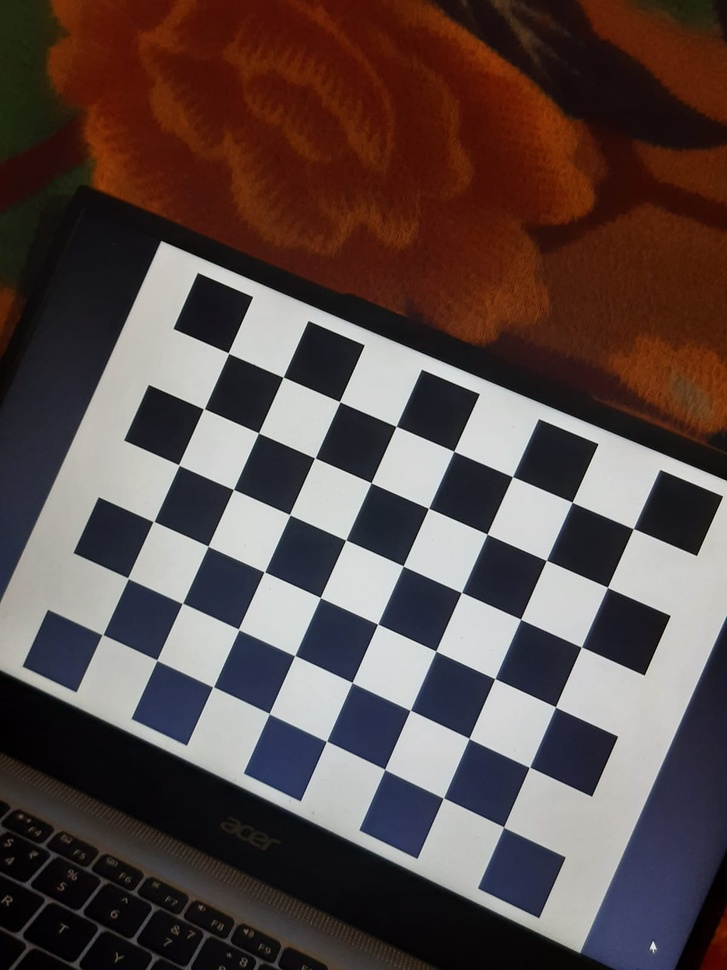
#> input picture Module-2/Task-10/calibration_images/Checker10.jpeg, 727 x 970 px, shrunk from 1200 x 1600 before the run; its folder holds only this picture in this run
$ jupyter execute Task10.ipynb
#> lines starting #> are read from the running program, lines starting #| are printed output that depends on the picture; long printed decimals are rounded
# Camera Calibration and Lens Undistortion

### Import Required Libraries

[cell 1]
import cv2
import numpy as np
import glob
import matplotlib.pyplot as plt

### Load Images

[cell 2]
images = glob.glob("Documents/AIML-Assessment/Module-2/Task-10/calibration_images/*.jpeg")

### Locate & Refine Internal Corners

[cell 3]
objp = np.zeros((8*6, 3), np.float32)
objp[:, :2] = np.mgrid[0:8, 0:6].T.reshape(-1, 2)
criteria = (cv2.TERM_CRITERIA_EPS+cv2.TERM_CRITERIA_MAX_ITER,30,0.001)
objpoints = []
imgpoints = []

[cell 4]
for image in images:
    img = cv2.imread(image)
#> img is the input picture: shape (970, 727, 3); mean B, G, R 72.6, 74.8, 89.8
    img_gray = cv2.cvtColor(img, cv2.COLOR_BGR2GRAY)
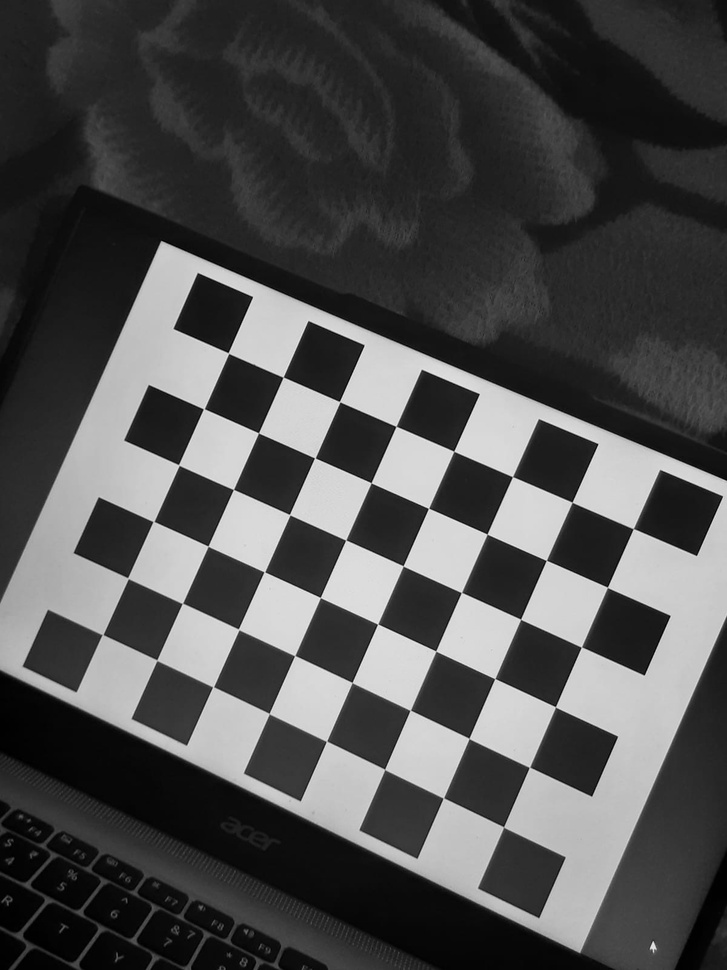
#> img_gray: shape (970, 727); min 0, max 237, mean 79
    ret, corners = cv2.findChessboardCorners(img_gray,(8,6))
#> ret = True; corners = 48 rows, first 8: [228.4, 353], [283.1, 377.2], [339.5, 401.5], [395.9, 426.4], [453.6, 451.2], [512.5, 476.7], [572, 502.2], [633.2, 528.7]
    if ret:
        corners = cv2.cornerSubPix(img_gray,corners,(11,11),(-1,-1),criteria)
#> corners = 48 rows, first 8: [228.4, 353.1], [283.2, 377.1], [339.6, 401.6], [396.2, 426.3], [453.7, 451.2], [512.6, 476.6], [571.9, 502.2], [633.4, 528.6]
        objpoints.append(objp)
        imgpoints.append(corners)

### Compute Camera Matrix & Distortion Coefficient

[cell 5]
ret, camera_matrix, dist_coeff, rvecs, tvecs = cv2.calibrateCamera(objpoints,imgpoints,img_gray.shape[::-1],None,None)
#> ret = 0.306; camera_matrix = [[311.3, 0, 400.8], [0, 310.5, 474.7], [0, 0, 1]]; dist_coeff = [[0.0157, -0.00782, 0.00158, 0.000944, 0.00109]]; rvecs = ([-0.0094, 0.0343, 0.415],); tvecs = ([-2.82, -1.99, 5.09],)
print("Camera Matrix: \n",camera_matrix)
#| Camera Matrix:
#|  [[311.284   0.         400.832]
#|  [  0.         310.482 474.678]
#|  [  0.           0.           1.        ]]
print("Distortion Coefficient: ",dist_coeff)
#| Distortion Coefficient:  [[ 0.01567 -0.007817  0.001577  0.0009437  0.001088]]

### Focal Lengths & Pricipal Point

[cell 6]
fx = camera_matrix[0, 0]
#> fx = 311.3
fy = camera_matrix[1, 1]
#> fy = 310.5
cx = camera_matrix[0, 2]
#> cx = 400.8
cy = camera_matrix[1, 2]
#> cy = 474.7

[cell 7]
print("INTRINSIC PARAMETERS")
print(f"fx = {fx:.3f}")
#| fx = 311.284
print(f"fy = {fy:.3f}")
#| fy = 310.482
print(f"cx = {cx:.3f}")
#| cx = 400.832
print(f"cy = {cy:.3f}")
#| cy = 474.678

### Reprojection Error

[cell 8]
total_error = 0
for i in range(len(objpoints)):
    projected_points, _ = cv2.projectPoints(objpoints[i], rvecs[i], tvecs[i], camera_matrix, dist_coeff)
    error = cv2.norm(imgpoints[i], projected_points, cv2.NORM_L2) / len(projected_points)
    total_error += error
#> this loop made 1 pass
#> (error, total_error) on pass 1: (0.0442, 0.0442)
#> after the loop, total_error = 0.0442
mean_error = total_error / len(objpoints)
#> mean_error = 0.0442
print(f"Mean Reprojection Error = {mean_error:.4f} pixels")
#| Mean Reprojection Error = 0.0442 pixels

### Undistort

[cell 9]
img = cv2.imread("Documents/AIML-Assessment/Module-2/raw_captures/scene.jpeg")
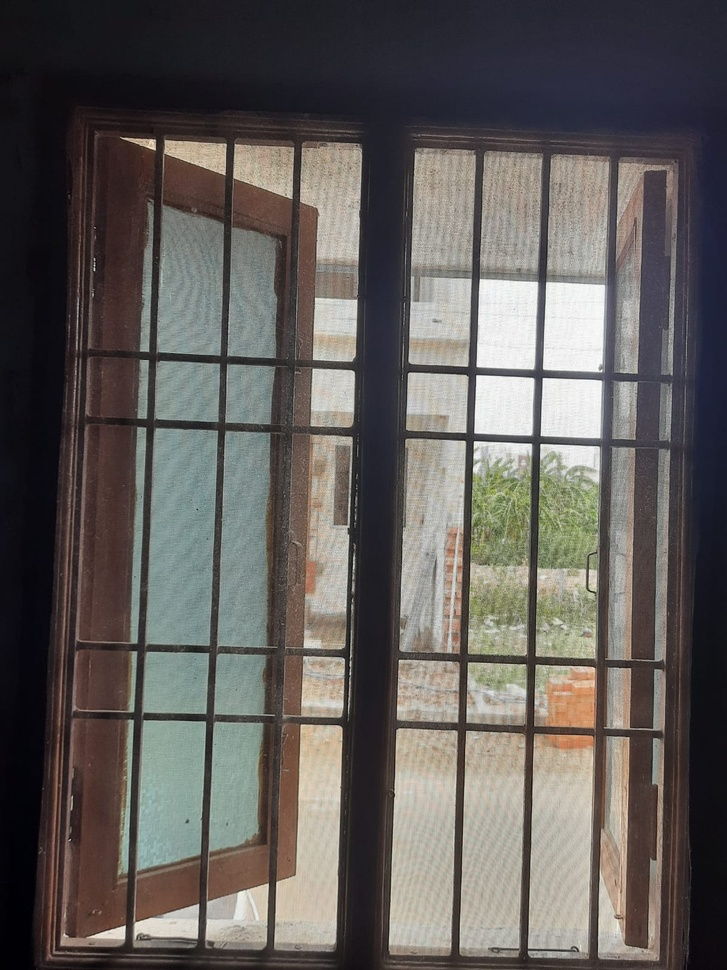
#> input picture Module-2/raw_captures/scene.jpeg, 727 x 970 px, shrunk from 1200 x 1600 before the run, found by its file name
#> img is the input picture: shape (970, 727, 3); mean B, G, R 90.3, 93.2, 97.4
img_rgb = cv2.cvtColor(img, cv2.COLOR_BGR2RGB)
undistorted = cv2.undistort(img_rgb,camera_matrix,dist_coeff)
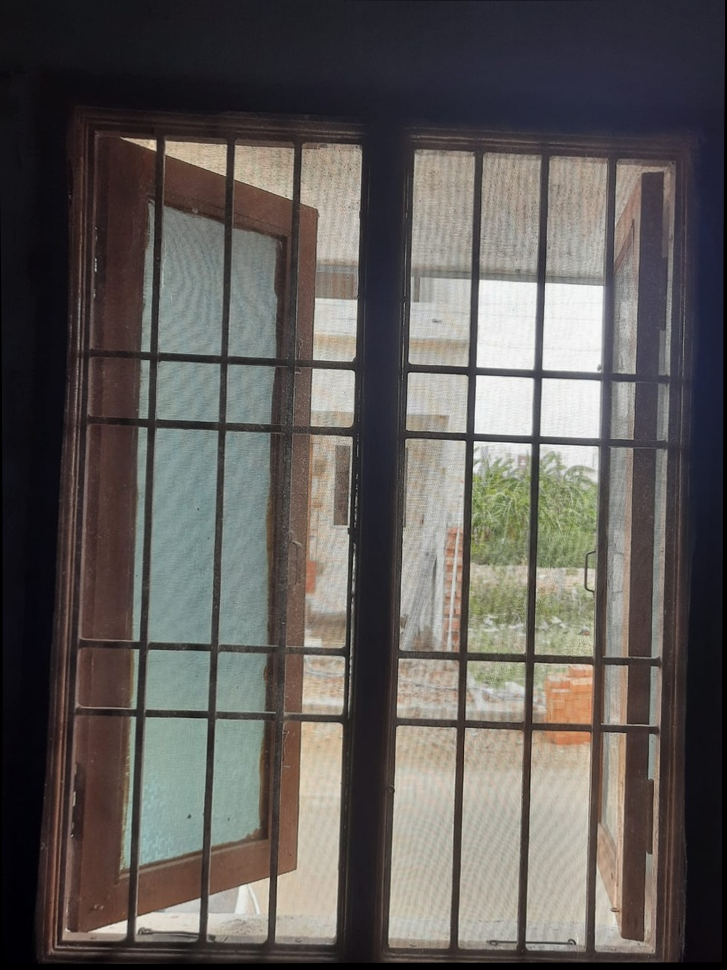
#> undistorted: shape (970, 727, 3); mean R, G, B 95.6, 91.5, 88.7
fig, axes = plt.subplots(1,2,figsize=(10,5))
axes[0].set_title("Before")
axes[0].imshow(img_rgb)
axes[1].set_title("After")
axes[1].imshow(undistorted)
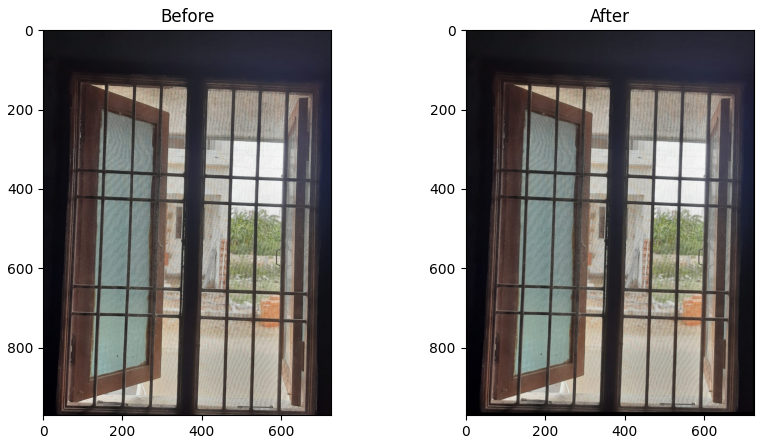
#> figure drawn by matplotlib, 2 panels
